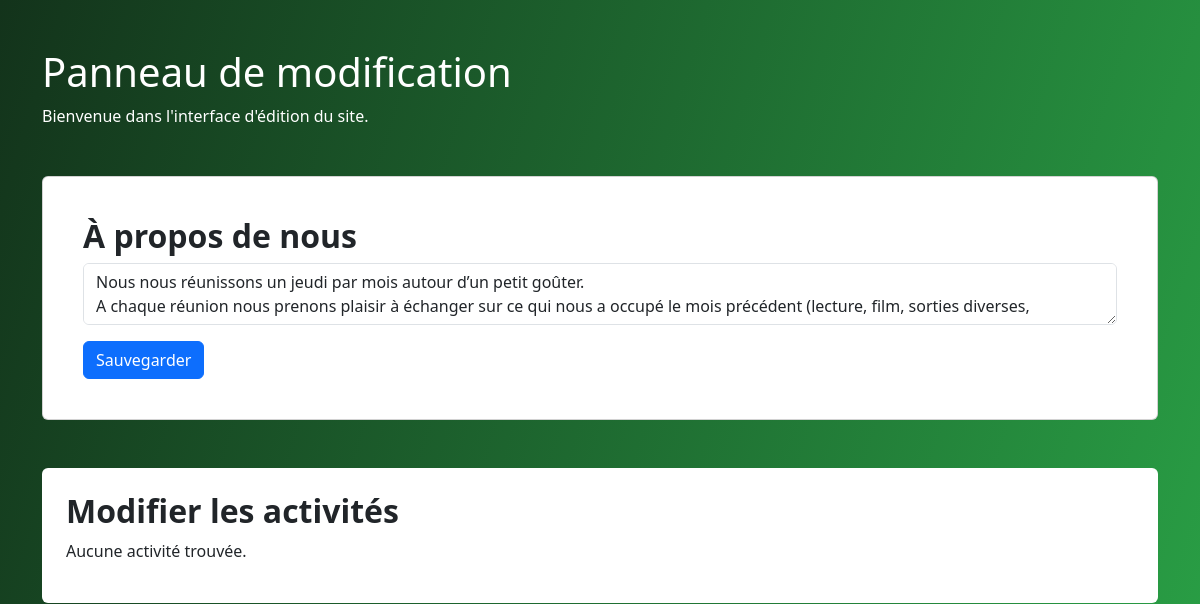
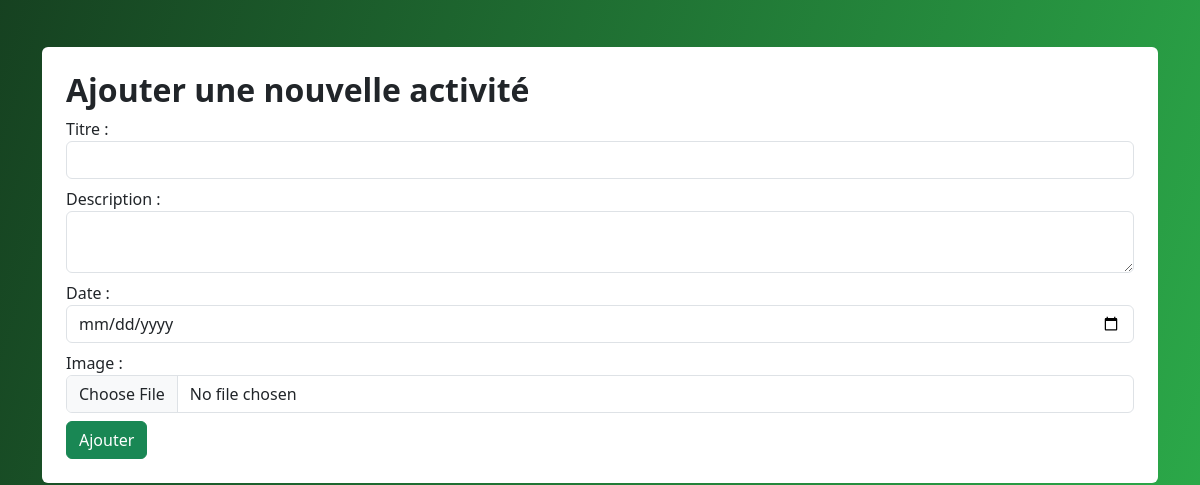
Before: /edit/ (signed in, upper part) with the older database file (2 pictures, top to bottom).
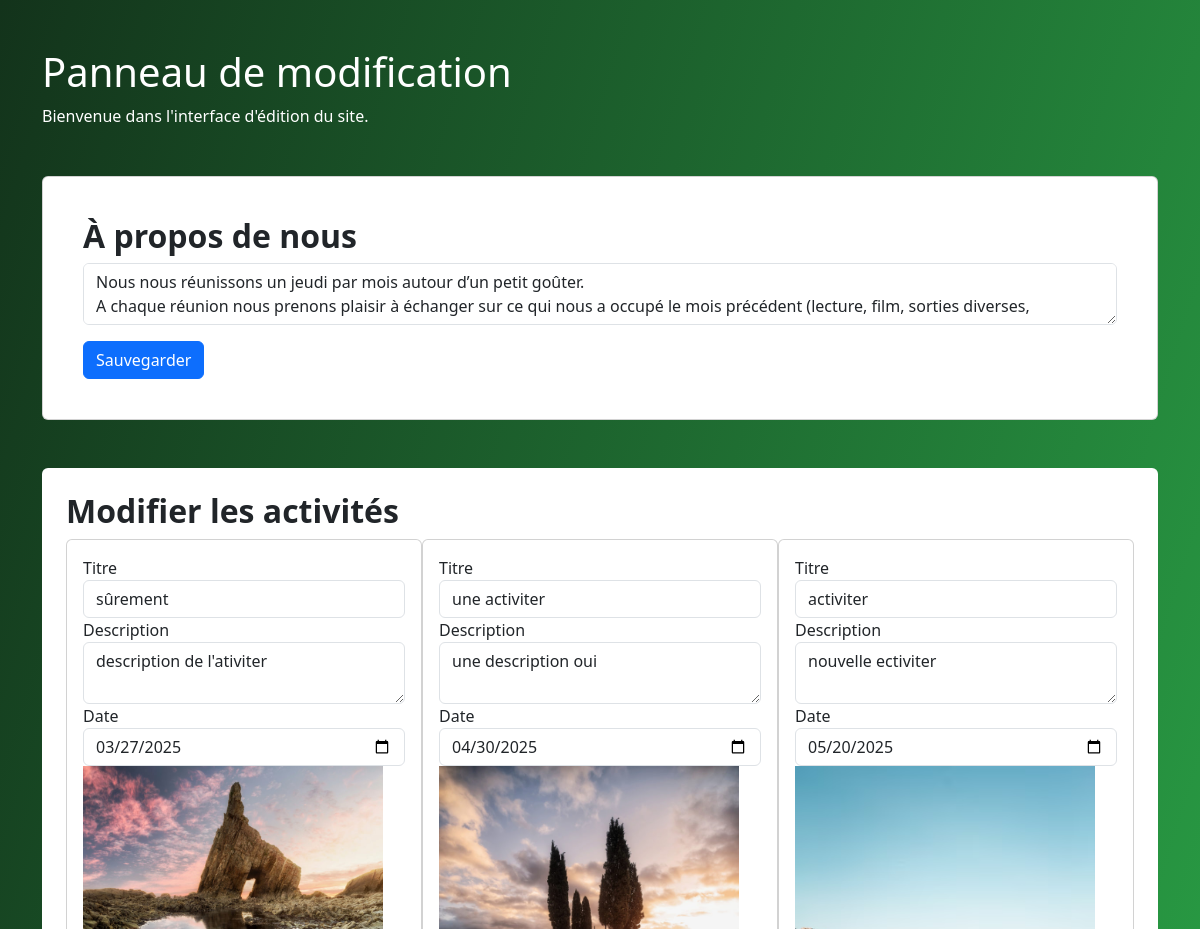
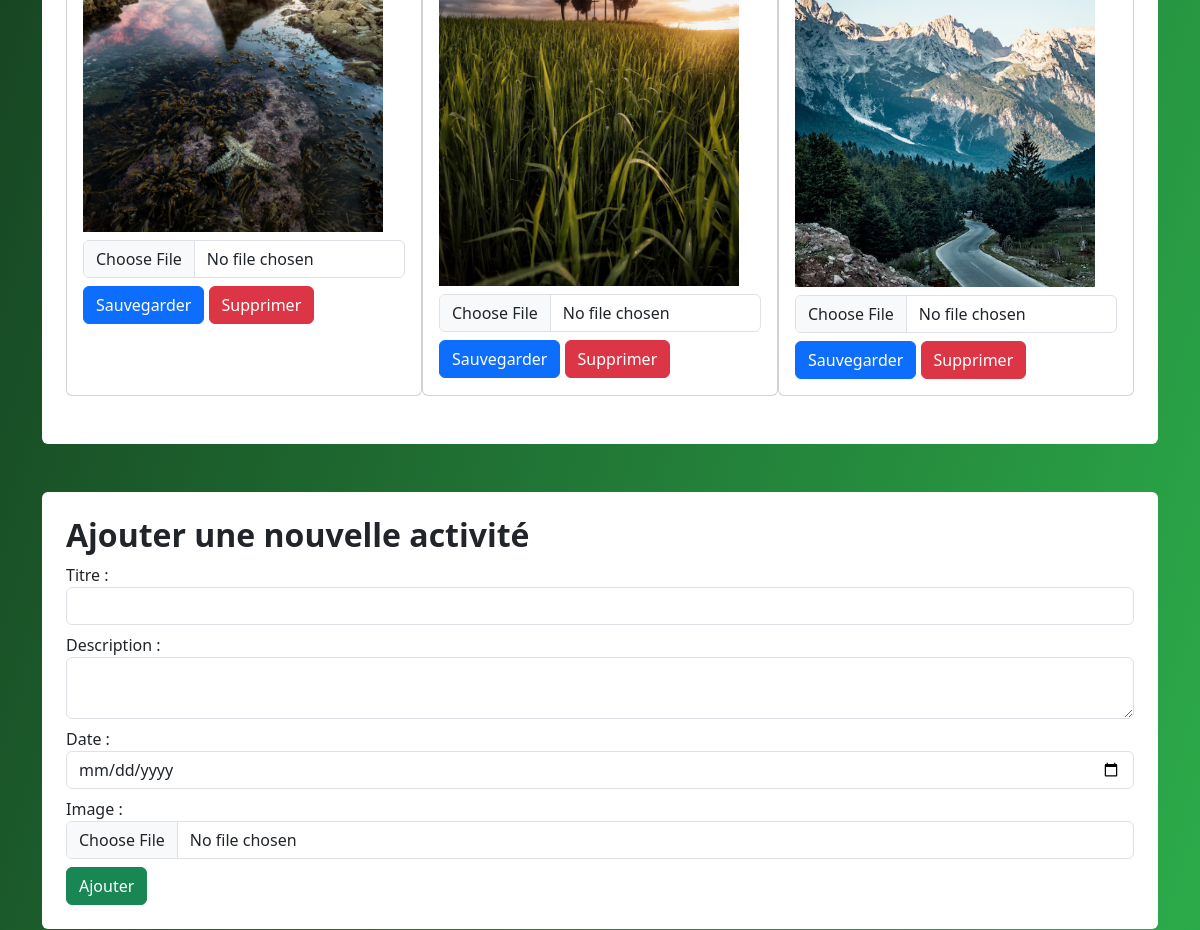
After: the same page with the newer database file (2 pictures, top to bottom).
### main/models.py (models this page shows, shortened)
class TexteHome(models.Model):
    section = models.CharField(max_length=100)  # nom des section
    contenu = models.TextField()  # Contenu plus long
    image = models.ImageField(upload_to='home_images/', null=True, blank=True)  # Optionnel : une image associée
    date_modification = models.DateTimeField(auto_now=True)  # Automatiquement mis à jour

class Activite(models.Model):
    titre = models.CharField(max_length=100)  # Titre de l'activité
    description = models.TextField()  # Description de l'activité
    date = models.DateField(null=True, blank=True)  # Date de l'activité (facultatif)
    image = models.ImageField(upload_to='activites_images/', null=True, blank=True)  # Image associée (facultatif)
    def __str__(self):
        return self.titre

### main/views.py (the view)
# urls.py: path('edit/', edit, name='edit'),  # URL pour la page d'édition
@login_required
def edit(request):
    textes = TexteHome.objects.all()
    activites = Activite.objects.all()
    reports = Report.objects.all()
    print("Activités récupérées :", activites)  # ✅ Vérifie si Django récupère bien les activités
    return render(request, 'edit.html', {'textes': textes, 'activites': activites, 'reports': reports})

### main/templates/edit.html (shortened to what the changed rows need)
<!DOCTYPE html>
<html lang="fr">
<head>
    <link href="https://cdn.jsdelivr.net/npm/bootstrap@5.3.0/dist/css/bootstrap.min.css" rel="stylesheet">
</head>
<body>
    <div class="container">
        <div class="text-white">
            <h1 class="mt-5">Panneau de modification</h1>
        </div>
         {% for texte in textes %}
         {% if texte.section == "À propos de nous" %}
             <div class="card mb-4 bg-white p-4 mt-5">
                 <div class="card-body">
                     <form method="post" enctype="multipart/form-data" action="{% url 'update_texte' texte.id %}">
                         <div>
                             <h2 class="fw-semibold">À propos de nous</h2>
                             <textarea name="contenu" class="form-control">{{ texte.contenu }}</textarea>
                         </div>
                         <button type="submit" class="btn btn-primary mt-3">Sauvegarder</button>
                     </form>
                 </div>
             </div>
        {% endif %}
        {% endfor %}
        <div class="container bg-white p-4 mt-5 rounded">
            <h2 class="fw-semibold">Modifier les activités</h2>
            <div class="d-flex">
                {% if activites %}
                    {% for activite in activites %}
                    <div class="card mb-4">
                        <div class="card-body">
                            <form method="post" enctype="multipart/form-data" action="{% url 'update_activite' activite.id %}">
                                <div>
                                    <label for="titre-{{ activite.id }}">Titre</label>
                                    <input type="text" id="titre-{{ activite.id }}" name="titre" value="{{ activite.titre }}" class="form-control">
                                </div>
                                <div>
                                    <label for="description-{{ activite.id }}">Description</label>
                                    <textarea id="description-{{ activite.id }}" name="description" class="form-control">{{ activite.description }}</textarea>
                                </div>
                                <div>
                                    <label for="date-{{ activite.id }}">Date</label>
                                    <input type="date" id="date-{{ activite.id }}" name="date" value="{{ activite.date|date:'Y-m-d' }}" class="form-control">
                                </div>
                                <div>
                                    {% if activite.image %}
                                        <img src="{{ activite.image.url }}" alt="{{ activite.titre }}" class="img-fluid mb-2" style="max-width: 300px;">
                                    {% endif %}
                                    <input type="file" name="image" class="form-control mb-2">
                                </div>
                                <button type="submit" class="btn btn-primary">Sauvegarder</button>
                                <a href="{% url 'delete_activite' activite.id %}" class="btn btn-danger">Supprimer</a>
                            </form>
                        </div>
                    </div>
                    {% endfor %}
                {% else %}
                    <p>Aucune activité trouvée.</p>
                {% endif %}
            </div>
        </div>
        <div class="container bg-white p-4 mt-5 rounded">
            <h2 class="fw-semibold">Ajouter une nouvelle activité</h2>
        </div>
    </div>
</body>
</html>

Changed rows visible on the page:
added Activite: titre "sûrement", description "description de l'ativiter", date "03/27/2025", image (picture)
added Activite: titre "une activiter", description "une description oui", date "04/30/2025", image (picture)
added Activite: titre "activiter", description "nouvelle ectiviter", date "05/20/2025", image (picture)
Other visible differences:
text no longer shown: "Aucune activité trouvée."
